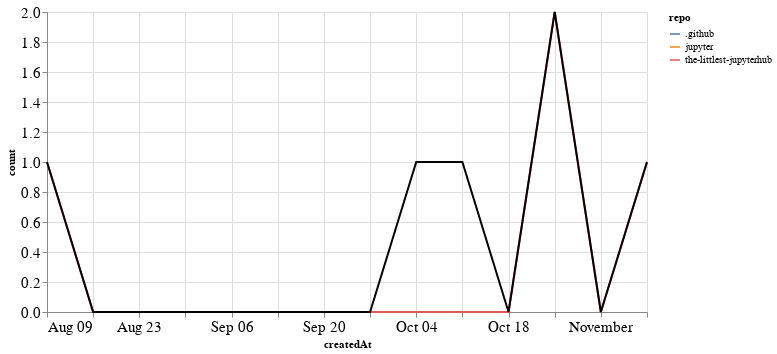

Notebook cell for this chart:
### Markdown cell above
## PRs

### Code cell
prs_time = prs.groupby('repo').resample('W', on='createdAt').count()['author'].reset_index()
prs_time = prs_time.rename(columns={'author': 'count'})
prs_time_total = prs_time.groupby('createdAt').agg({"count": "sum"}).reset_index()

ch1 = alt.Chart(prs_time, width=600).mark_line().encode(
    x='createdAt',
    y='count',
    color='repo',
    tooltip="repo"
)

ch2 = alt.Chart(prs_time_total, width=600).mark_line(color="black").encode(
    x='createdAt',
    y='count',
)

ch1 + ch2

### Figure 1 — Vega-Lite specification as saved in the notebook (floating-point values rounded to 4 significant figures)
{"config": {"axisLeft": {"labelFontSize": 15}, "axisBottom": {"labelFontSize": 15}}, "layer": [{"data": {"name": "data-78050f5fdb73ada769bc0221c8361b4d"}, "mark": "line", "encoding": {"color": {"type": "nominal", "field": "repo"}, "tooltip": {"type": "nominal", "field": "repo"}, "x": {"type": "temporal", "field": "createdAt"}, "y": {"type": "quantitative", "field": "count"}}, "width": 600}, {"data": {"name": "data-0c31e866558424bc8403710b935b5413"}, "mark": {"type": "line", "color": "black"}, "encoding": {"x": {"type": "temporal", "field": "createdAt"}, "y": {"type": "quantitative", "field": "count"}}, "width": 600}], "$schema": "https://vega.github.io/schema/vega-lite/v4.8.1.json", "datasets": {"data-78050f5fdb73ada769bc0221c8361b4d": [{"repo": ".github", "createdAt": "2020-10-04T00:00:00", "count": 1}, {"repo": "jupyter", "createdAt": "2020-10-11T00:00:00", "count": 1}, {"repo": "the-littlest-jupyterhub", "createdAt": "2020-08-09T00:00:00", "count": 1}, {"repo": "the-littlest-jupyterhub", "createdAt": "2020-08-16T00:00:00", "count": 0}, {"repo": "the-littlest-jupyterhub", "createdAt": "2020-08-23T00:00:00", "count": 0}, {"repo": "the-littlest-jupyterhub", "createdAt": "2020-08-30T00:00:00", "count": 0}, {"repo": "the-littlest-jupyterhub", "createdAt": "2020-09-06T00:00:00", "count": 0}, {"repo": "the-littlest-jupyterhub", "createdAt": "2020-09-13T00:00:00", "count": 0}, {"repo": "the-littlest-jupyterhub", "createdAt": "2020-09-20T00:00:00", "count": 0}, {"repo": "the-littlest-jupyterhub", "createdAt": "2020-09-27T00:00:00", "count": 0}, {"repo": "the-littlest-jupyterhub", "createdAt": "2020-10-04T00:00:00", "count": 0}, {"repo": "the-littlest-jupyterhub", "createdAt": "2020-10-11T00:00:00", "count": 0}, {"repo": "the-littlest-jupyterhub", "createdAt": "2020-10-18T00:00:00", "count": 0}, {"repo": "the-littlest-jupyterhub", "createdAt": "2020-10-25T00:00:00", "count": 2}, {"repo": "the-littlest-jupyterhub", "createdAt": "2020-11-01T00:00:00", "count": 0}, {"repo": "the-littlest-jupyterhub", "createdAt": "2020-11-08T00:00:00", "count": 1}], "data-0c31e866558424bc8403710b935b5413": [{"createdAt": "2020-08-09T00:00:00", "count": 1}, {"createdAt": "2020-08-16T00:00:00", "count": 0}, {"createdAt": "2020-08-23T00:00:00", "count": 0}, {"createdAt": "2020-08-30T00:00:00", "count": 0}, {"createdAt": "2020-09-06T00:00:00", "count": 0}, {"createdAt": "2020-09-13T00:00:00", "count": 0}, {"createdAt": "2020-09-20T00:00:00", "count": 0}, {"createdAt": "2020-09-27T00:00:00", "count": 0}, {"createdAt": "2020-10-04T00:00:00", "count": 1}, {"createdAt": "2020-10-11T00:00:00", "count": 1}, {"createdAt": "2020-10-18T00:00:00", "count": 0}, {"createdAt": "2020-10-25T00:00:00", "count": 2}, {"createdAt": "2020-11-01T00:00:00", "count": 0}, {"createdAt": "2020-11-08T00:00:00", "count": 1}]}}
